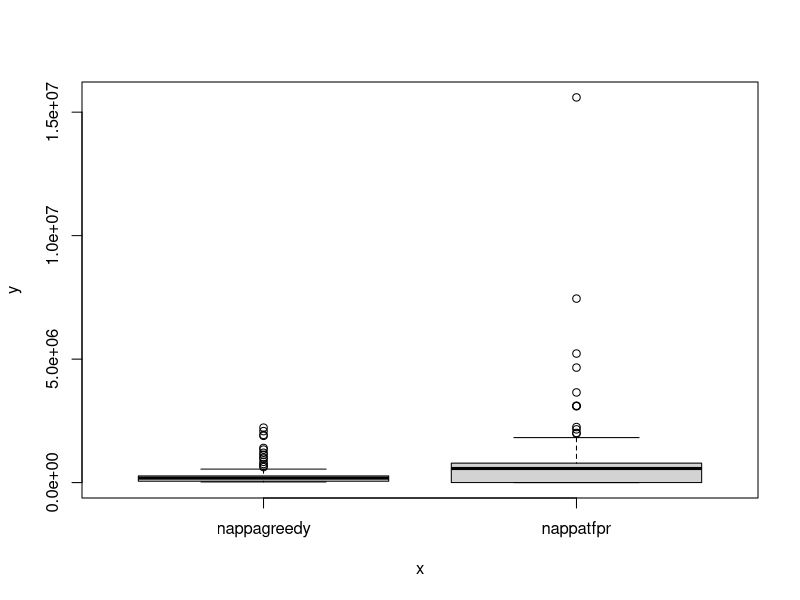

This chart was generated by the following R code:
# Title     : TODO
# Objective : TODO
# Created by: sshann
# Created on: 04-08-20

android <- read.csv(file = "../android-runner-configuration/output/experiment-output/part1_2020.08.03_230233/Aggregate-Android.csv")
#plot(android$mem)
#plot(android$cpu)

trepn <- read.csv(file = "../android-runner-configuration/output/experiment-output/part1_2020.08.03_230233/Aggregate-Trepn.csv")
trepn$Subject <- as.factor(trepn$Subject)
trepn$App.package
trepn_hillffair <- trepn[trepn$App.package == "appteam.nith.hillffair", ]
trepn_hillffair$Subject <- as.factor(trepn_hillffair$Subject)
#plot(trepnHillffair$Subject, trepnHillffair$Battery.Power..uW...Delta.)
#trepn_hillffair$Subject
#plot(trepn$Run.number, trepn$Battery.Power..uW...Delta.)
#plot(trepn$Battery.Power..uW...Delta...Non.zero.)
#plot(trepn$CPU.Load....)
#plot(trepn$Duration..ms.)
#plot(trepn$Memory.Usage..KB.)

prefetch_accuracy <- read.csv(file = "../android-runner-configuration/output/experiment-output/part1_2020.08.03_230233/Aggregation-MetricPrefetchingAccuracy.csv")
#plot(prefetch_accuracy$RUN_NUMBER, prefetch_accuracy$F1_SCORE_1)

strategy_accuracy <- read.csv(file = "../android-runner-configuration/output/experiment-output/part1_2020.08.03_230233/Aggregation-MetricStrategyAccuracy.csv")
#plot(prefetch_accuracy$RUN_NUMBER, strategy_accuracy$HIT_PERCENTAGE_WHEN_PREDICTED)
#plot(prefetch_accuracy$RUN_NUMBER, strategy_accuracy$HIT_PERCENTAGE_TOTAL)

strategy_time <- read.csv(file = "../android-runner-configuration/output/experiment-output/part1_2020.08.03_230233/Aggregation-MetricNappaPrefetchingStrategyExecutionTime.csv")
strategy_time$SUBJECT_NAME <- as.factor(strategy_time$SUBJECT_NAME)
strategy_time_hillffair <- strategy_time[strategy_time$SUBJECT_NAME == "Hillffair", ]
strategy_time_hillffair$APP_PACKAGE <- as.factor(strategy_time_hillffair$APP_PACKAGE)
strategy_time_hillffair$TREATMENT <- as.factor(strategy_time_hillffair$TREATMENT)
plot(strategy_time_hillffair$TREATMENT, strategy_time_hillffair$DURATION)
#plot(strategy_time$SUBJECT_NAME, strategy_time$DURATION)
